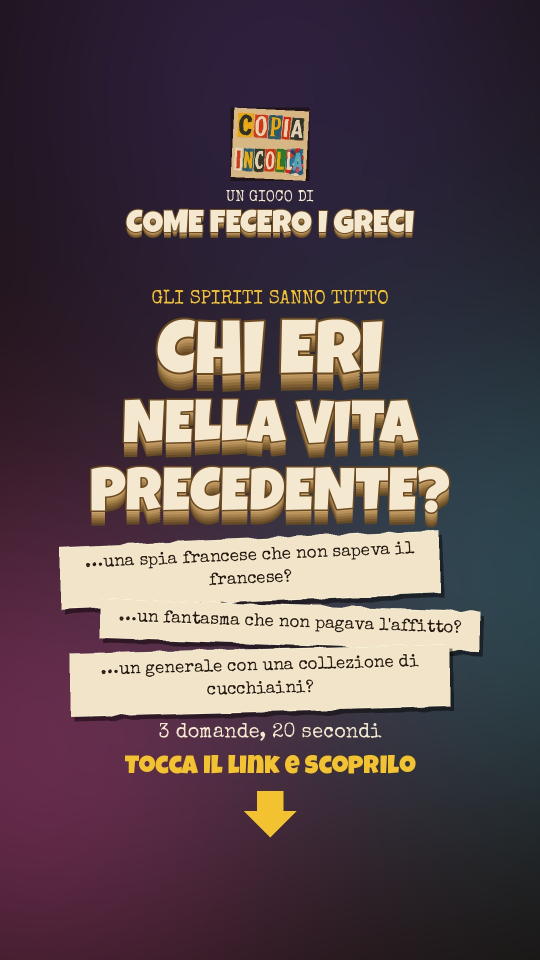
#> input picture stampa/storia-instagram-quiz.jpg, 1080 x 1920 px, given in place of logo-copia-incolla.jpg, which was not available (shown at 1/2 size)
$ python anteprime_quiz.py ../stampa/storia-instagram-quiz.jpg
#> lines starting #> are read from the running program, lines starting #| are printed output that depends on the picture
import sys, os, json, subprocess, numpy as np
from PIL import Image, ImageDraw, ImageFont
S = sys.argv[1]; R = "/home/user/come-fecero-i-greci"
LG = lambda px: ImageFont.truetype(f"{S}/luckiest-guy.ttf", px)
SE = lambda px: ImageFont.truetype(f"{S}/special-elite.ttf", px)
W, H = 1200, 630
yy, xx = np.mgrid[0:H, 0:W].astype(np.float32)
def nube(cx, cy, r, col, a):
    return np.exp(-(((xx - cx) ** 2 + (yy - cy) ** 2) / (r * r)))[..., None] * np.array(col, np.float32) * a
fondo = np.zeros((H, W, 3), np.float32); fondo[:] = (22, 15, 10)
fondo += nube(80, 620, 420, (255, 90, 200), .33) + nube(1150, 560, 420, (79, 216, 255), .26) + nube(600, -40, 460, (122, 92, 255), .2)
FONDO = Image.fromarray(np.clip(fondo, 0, 255).astype(np.uint8))
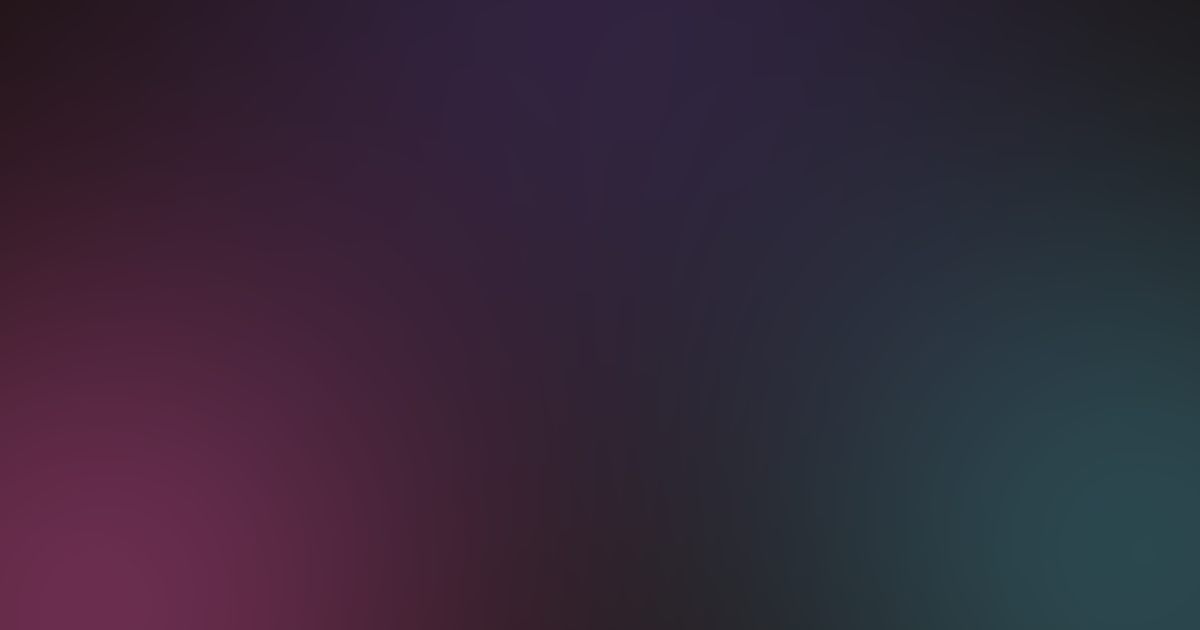
#> FONDO: PIL image 1200x630 RGB; mean R, G, B 53.5, 40.7, 57.6
logo = Image.open(f"{R}/assets/logo-copia-incolla.jpg").convert("RGB")
#> logo is the input picture: PIL image 1080x1920 RGB; mean R, G, B 91.5, 76.6, 80.9
lg = logo.resize((92, int(92 * logo.height / logo.width)), Image.LANCZOS).rotate(-3, expand=True, fillcolor=(26, 18, 22))
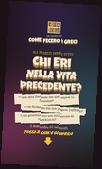
#> lg: PIL image 102x169 RGB; mean R, G, B 82.9, 69, 73.2
STRATI = [(101,74,38),(122,90,48),(143,108,60),(165,128,75),(184,146,90),(201,164,106)]
def testo3D(d, t, x, y, px, centro=True):
    f = LG(px); w = d.textlength(t, font=f); x0 = x - w / 2 if centro else x
    for i, c in enumerate(STRATI): d.text((x0, y + max(1, px // 22) * (6 - i)), t, font=f, fill=c)
    d.text((x0, y), t, font=f, fill=(244, 233, 208), stroke_width=max(2, px // 32), stroke_fill=(107, 74, 34))
def a_capo(d, testo, f, larg):
    righe, riga = [], ""
    for p in testo.split():
        prova = (riga + " " + p).strip()
        if d.textlength(prova, font=f) > larg and riga: righe.append(riga); riga = p
        else: riga = prova
    return righe + [riga]
def anteprima(sopra, grande, sotto, out):
    im = FONDO.copy(); d = ImageDraw.Draw(im)
    im.paste(lg, (46, 30)); testo3D(d, "COME FECERO I GRECI", 160, 58, 46, centro=False)
    d.text((162, 112), "un gioco della commedia teatrale di Copia Incolla", font=SE(22), fill=(244, 233, 208))
    d.text((W / 2 - d.textlength(sopra, font=SE(36)) / 2, 178), sopra, font=SE(36), fill=(244, 233, 208))
    px = 78
    while True:
        righe = a_capo(d, grande.upper(), LG(px), W - 140)
        if len(righe) <= 3 or px <= 46: break
        px -= 4
    alt = len(righe) * px * 1.12; y = 225 + (300 - alt) / 2
    for r in righe: testo3D(d, r, W / 2, y, px); y += px * 1.12
    d.text((W / 2 - d.textlength(sotto, font=SE(34)) / 2, 556), sotto, font=SE(34), fill=(242, 194, 48))
    im.save(out, quality=84)
os.makedirs(f"{R}/assets/r", exist_ok=True)
#> (the run stopped early here; a loop or call above may not have finished)
